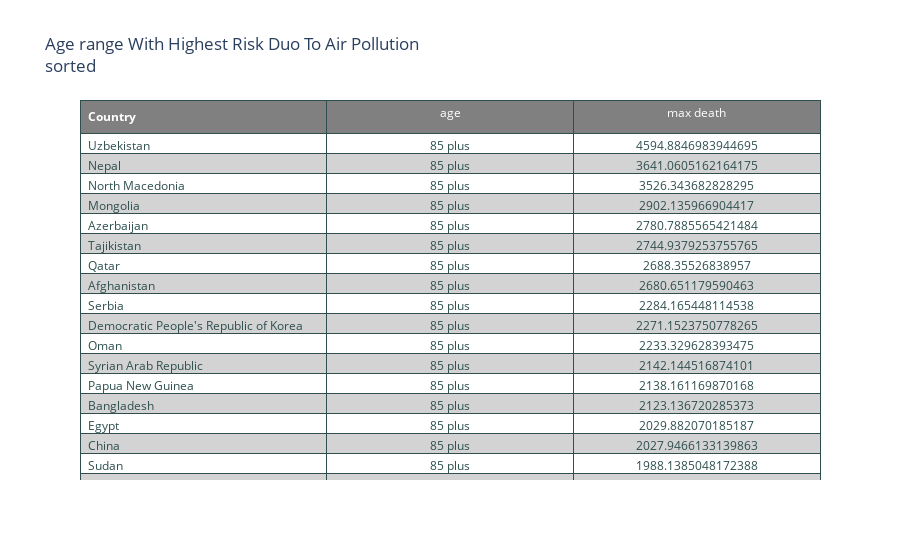

The notebook cell this image was saved under:
### Code cell
headerColor = 'grey'
rowEvenColor = 'lightgrey'
rowOddColor = 'white'

fig = go.Figure(data=[go.Table(
    header=dict(values=list(['<b>Country<b>', "age", "max death"]),
        line_color='darkslategray',
        fill_color=headerColor,
        align=['left','center'],
        font=dict(color='white')),
    cells=dict(values=[death_high_in_age.location, death_high_in_age.age, death_high_in_age.val_max],
        line_color='darkslategray',
        # 2-D list of colors for alternating rows
        fill_color = [[rowOddColor,rowEvenColor]*death_high_in_age.shape[0]],
        align = ['left', 'center'],
        font = dict(color = 'darkslategray')
    ))
])
fig.update_layout(
    title="Age range With Highest Risk Duo To Air Pollution<br>sorted"
)
fig.show()

### Figure 1 — Plotly figure (JSON) as saved in the notebook; plotly's stock layout.template omitted (floating-point values rounded to 4 significant figures; data arrays with more than 128 entries replaced by an {"elided": "..."} marker saying what was removed)
{"data": [{"cells": {"align": ["left", "center"], "fill": {"color": {"elided": "1x312 str values"}}, "font": {"color": "darkslategray"}, "line": {"color": "darkslategray"}, "values": {"elided": "3x156 mixed values"}}, "header": {"align": ["left", "center"], "fill": {"color": "grey"}, "font": {"color": "white"}, "line": {"color": "darkslategray"}, "values": ["<b>Country<b>", "age", "max death"]}, "type": "table"}], "layout": {"title": {"text": "Age range With Highest Risk Duo To Air Pollution<br>sorted"}}}
